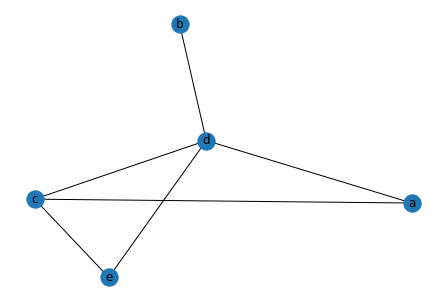

Reproduce this figure in Python.
import networkx as nx
import matplotlib.pyplot as plt

G = nx.Graph()

G.add_nodes_from(["a","b","c","d","e"])

G.add_edges_from([("a","c"),("a","d"),("b","d"),
                  ("c","d"),("c","e"),("d","e")])

nx.draw_kamada_kawai(G,with_labels=True)
plt.savefig("sample_graph.png")
plt.show()
